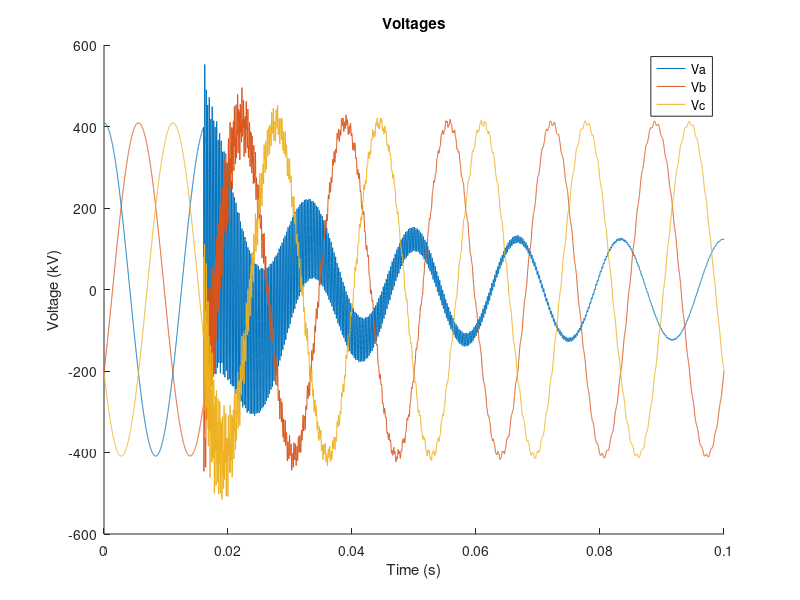
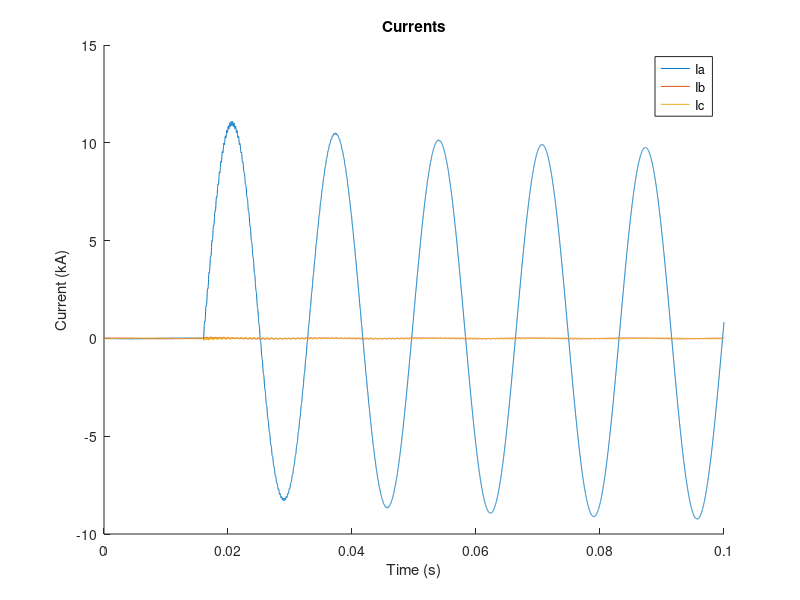
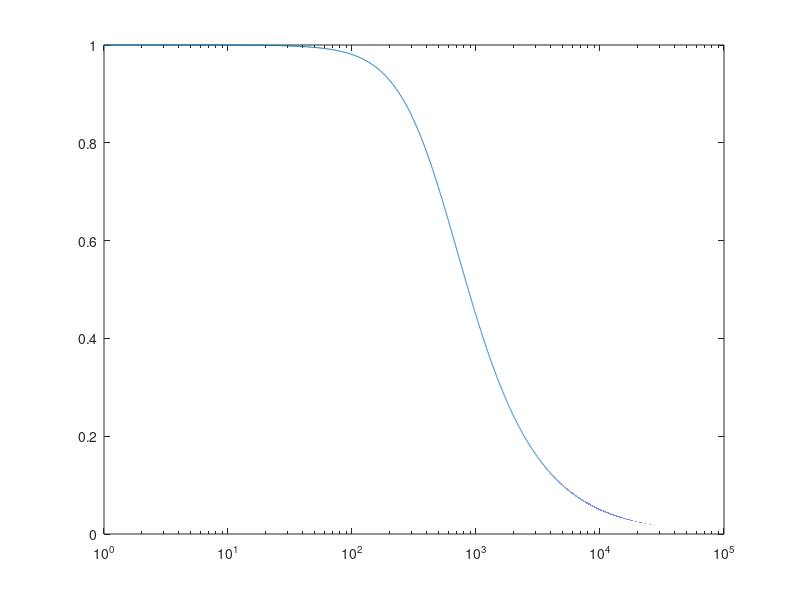

Here is the MATLAB script that generated these plots, in order: (Note: this script raises an error after producing the figures.)
%% Advanced Protections, Homework 1
% Leighton Clarke
% 
% April 5, 2018
%% Part b (part a not included) - read CSV file into MATLAB and plot voltages and currents
% Read the data file (must be headless and named EE537HW1.csv):
%%
data = csvread('EE537HW1.csv');
%% 
% Extract each column to define the time, voltage, and current arrays:

t = data(:,1);
Va = data(:,2);
Vb = data(:,3);
Vc = data(:,4);
Ia = data(:,5);
Ib = data(:,6);
Ic = data(:,7);
%% 
% Plot voltages vs. time:

figure
xlabel('Time (s)')
ylabel('Voltage (kV)')
title('Voltages')
hold on
plot(t,Va/1000)
plot(t,Vb/1000)
plot(t,Vc/1000)
legend('Va', 'Vb', 'Vc')
%% 
% Plot currents vs. time:

figure
xlabel('Time (s)')
ylabel('Current (kA)')
title('Currents')
hold on
plot(t,Ia/1000)
plot(t,Ib/1000)
plot(t,Ic/1000)
legend('Ia', 'Ib', 'Ic')
%% Part c - plot frequency response of RC filter with cutoff frequency of 500Hz
% Calculate the RC value for a simple analog RC filter with a cutoff frequency 
% of 500Hz:
% 
% $$\mathrm{RC}=\frac{1}{2\pi f_c }$$
%%
fc = 500;
RC = 1/(2*pi*fc)
%% 
% The frequency response can be plotted by determining the filter's transfer 
% function and sweeping the input frequency, or by using MATLAB's "bode" function. 
% The transfer function is as follows:
% 
% $$H\left(s\right)=\frac{1}{s\mathrm{RC}+1}$$
% 
% The frequency sweeping method is shown first:

H1 = zeros(1,100000);
for k = 1:100000
    H1(k) = 1/(RC*1i*2*pi*k+1);
end

figure

semilogx(abs(H1));
ax = gca;
ax.XLabel.String = 'Frequency (Hz)';
ax.YLabel.String = 'Magnitude of Frequency Response';
ax.Title.String = 'Frequency Response of RC Filter';
ax.XLim = [0 100000];
ax.YLim = [0 1.2];
ax.XGrid = 'on';
ax.YGrid = 'on';
pbaspect([2 1 1])
%% 
% MATLAB's bode function yields the same results:
figure
opts = bodeoptions;
opts.FreqUnits = 'Hz';
opts.MagUnits = 'abs';
opts.Grid = 'on';
opts.Title.String = 'Bode Plot for RC Filter';
opts.Xlim = [1 100000];
H2 = tf(1, [RC 1]);
bode(H2, opts)
%% 
% It is not clear from the problem statement if the scale should be logarithmic 
% or semi-logarithmic, so I have included the a log-log plot of the frequency 
% response as well:
figure
loglog(abs(H1))
ax = gca;
ax.XLabel.String = 'Frequency (Hz)';
ax.YLabel.String = 'Magnitude of Frequency Response';
ax.Title.String = 'Frequency Response of RC Filter';
ax.XLim = [0 100000];
ax.YLim = [.001 1.2];
ax.XGrid = 'on';
ax.YGrid = 'on';
pbaspect([2 1 1])
%% Part d - plot the output of the RC filter
% First we calculate the secondary voltages using the provided PTR:
%%
PTR = 4308;
Va2 = Va./PTR;
Vb2 = Vb./PTR;
Vc2 = Vc./PTR;
%% 
% To plot the filter output, we use the following recursive equation:
% 
% $$v_k^{\left(o\right)} =\frac{\Delta t\cdot v_k^{\left(t\right)} +R\cdot 
% C\cdot v_{k-1}^{\left(o\right)} }{\Delta t+R\cdot C}$$
% 
% An array can be populated with output values using a loop. We let the initial 
% output value be zero.

Vo = zeros(length(t),1);
for k = 2:length(Vo)
    Vo(k)=((t(k)-t(k-1))*Va2(k)+RC*Vo(k-1))/((t(k)-t(k-1))+RC);
end
%% 
% Finally, a side-by-side comparison of the filtered and unfiltered a-phase 
% secondary voltages is shown below:
figure
subplot(2,1,1);
plot(t,Va2)
xlabel('Time (s)')
ylabel('Voltage (V)')
title('Unfiltered A-phase Voltage')

subplot(2,1,2);
plot(t,Vo)
xlabel('Time (s)')
ylabel('Voltage (V)')
title('Filtered A-phase Voltage')
%% 
%